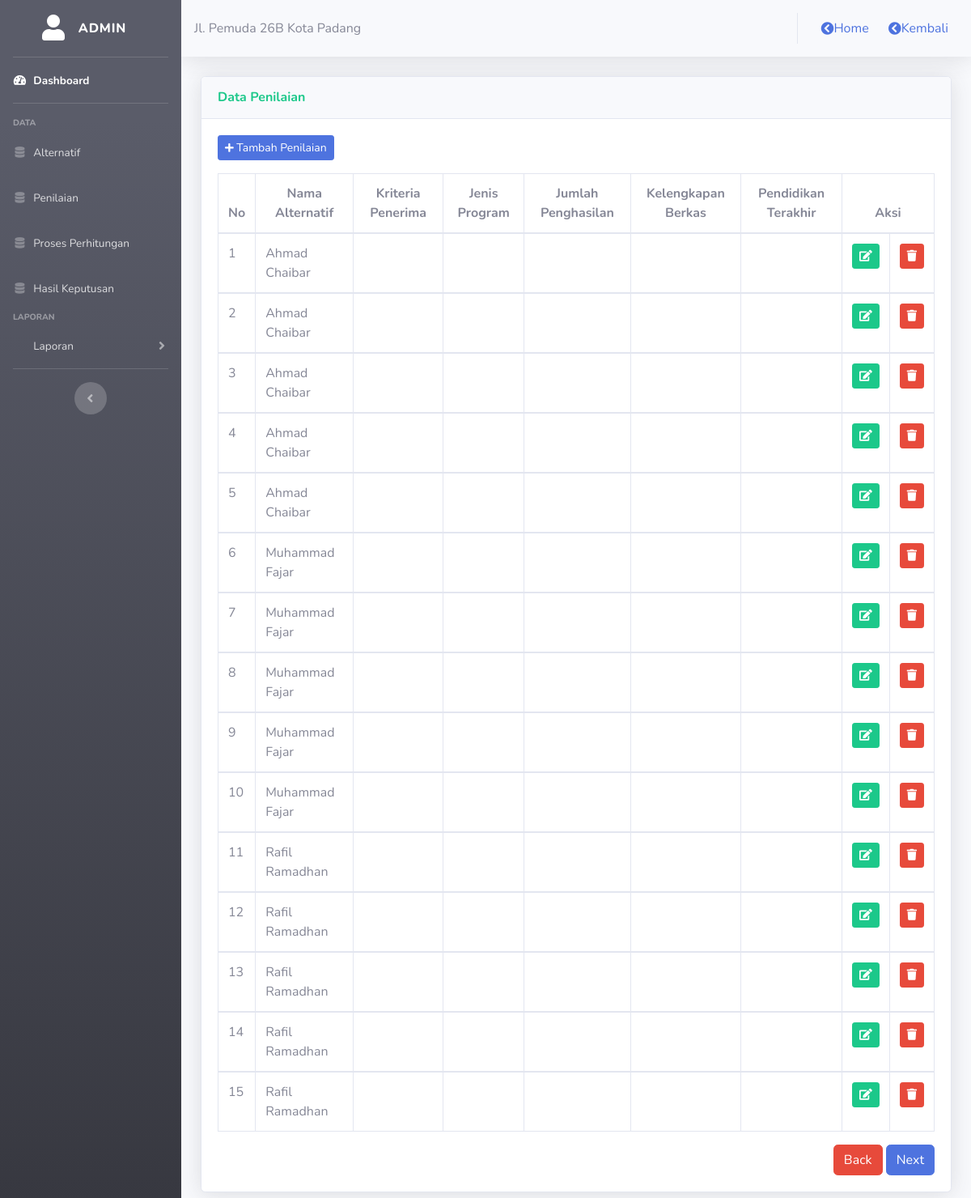
Page /admin/proses/data_penilaian_lama.php?idp=1 (signed in) on the committed database.
### tables this page shows
CREATE TABLE `kriteria` (
  `id_kriteria` int(11) NOT NULL,
  `nama_kriteria` varchar(50) NOT NULL,
  `sifat` enum('Benefit','Cost') NOT NULL,
  `bobot_pref` float NOT NULL
);

CREATE TABLE `penilaian` (
  `id_penilaian` int(11) NOT NULL,
  `id_alternatif` int(11) NOT NULL,
  `id_subkriteria` int(11) NOT NULL,
  `id_periode` int(11) NOT NULL
);

CREATE TABLE `alternatif` (
  `id_alternatif` int(11) NOT NULL,
  `nama_alternatif` varchar(50) NOT NULL,
  `id_periode` int(11) NOT NULL
);

### admin/proses/data_penilaian_lama.php (the view, shortened to what this page needs)
<?php
    include ('style/header.php');
    include ('style/sidebar.php');
    $sqlc1 = mysqli_query($konek,"SELECT nama_kriteria FROM kriteria WHERE id_kriteria = '1'");
    $data1 = mysqli_fetch_array($sqlc1);
    $k1 = $data1[0];
    $sqlc2 = mysqli_query($konek,"SELECT nama_kriteria FROM kriteria WHERE id_kriteria = '2'");
    $data2 = mysqli_fetch_array($sqlc2);
    $k2 = $data2[0];
    $sqlc3 = mysqli_query($konek,"SELECT nama_kriteria FROM kriteria WHERE id_kriteria = '3'");
    $data3 = mysqli_fetch_array($sqlc3);
    $k3 = $data3[0];
    $sqlc4 = mysqli_query($konek,"SELECT nama_kriteria FROM kriteria WHERE id_kriteria = '4'");
    $data4 = mysqli_fetch_array($sqlc4);
    $k4 = $data4[0];
    $sqlc5 = mysqli_query($konek,"SELECT nama_kriteria FROM kriteria WHERE id_kriteria = '5'");
    $data5 = mysqli_fetch_array($sqlc5);
    $k5 = $data5[0];
?>
<div class="container-fluid">
	<div class="card shadow mt-3 mb-3">
		<div class="card-header py-3">
			<h6 class="m-0 font-weight-bold text-success">Data Penilaian</h6>
		</div>
		<div class="card-body">
			<button class="btn btn-sm btn-primary mb-3" data-toggle="modal" data-target="#tambah_pelanggan"><i class="fas fa-plus fa-sm"></i> Tambah Penilaian</button>
			<div class="table-responsive">
			<table class="table table-bordered" width="100%">
				<thead>
					<tr align="center">
						<th>No</th>
						<th>Nama Alternatif</th>
						<th><?php echo $k1; ?></th>
						<th><?php echo $k2; ?></th>
						<th><?php echo $k3; ?></th>
						<th><?php echo $k4; ?></th>
						<th><?php echo $k5; ?></th>
						<th colspan="4">Aksi</th>
					</tr>
				</thead>
				<?php
				include ('../../config/koneksi.php');
				$no = 1;
				$query = mysqli_query($konek,"SELECT * FROM penilaian a LEFT JOIN alternatif b ON a.id_alternatif = b.id_alternatif WHERE a.id_periode = '$idp'");
				while($data = mysqli_fetch_assoc($query)){
				?>
				<tbody>
					<tr>
						<td><?php echo $no++; ?></td>
						<td><?php echo $data['nama_alternatif']; ?></td>
						<td><?php echo $data['c1']; ?></td>
						<td><?php echo $data['c2']; ?></td>
						<td><?php echo $data['c3']; ?></td>
						<td><?php echo $data['c4']; ?></td>
						<td><?php echo $data['c5']; ?></td>
						<td>
							<a href="edit_penilaian.php?id=<?php echo $data['id_alternatif']; ?>&idp=<?php echo $idp; ?>"><i class="btn btn-success btn-sm"><span class="fas fa-edit"></span></i></a>
						</td>
						<td>
							<a href="hapus_penilaian.php?id=<?php echo $data['id_alternatif']; ?>&idp=<?php echo $idp; ?>"><i class="btn btn-danger btn-sm"><span class="fas fa-trash"></span></i></a>
						</td>
					</tr>
				</tbody>
				<?php
				}
				?>
			</table>
			</div>
			<div align="right">
	<a href="data_kriteria.php?&idp=<?php echo $idp; ?>" class="btn btn-danger">Back</a>
	<a href="proses.php?&idp=<?php echo $idp; ?>" class="btn btn-primary">Next</a>
</div>
</div>
		</div>
	</div>
</div>
<?php
    include ('style/footer.php');
?>

### rows in the picture
kriteria: nama_kriteria "Kriteria Penerima"
kriteria: nama_kriteria "Jenis Program"
kriteria: nama_kriteria "Jumlah Penghasilan"
kriteria: nama_kriteria "Kelengkapan Berkas"
kriteria: nama_kriteria "Pendidikan Terakhir"
penilaian: id_alternatif.nama_alternatif "Ahmad Chaibar"
penilaian: id_alternatif.nama_alternatif "Ahmad Chaibar"
penilaian: id_alternatif.nama_alternatif "Ahmad Chaibar"
penilaian: id_alternatif.nama_alternatif "Ahmad Chaibar"
penilaian: id_alternatif.nama_alternatif "Ahmad Chaibar"
penilaian: id_alternatif.nama_alternatif "Muhammad Fajar"
penilaian: id_alternatif.nama_alternatif "Muhammad Fajar"
penilaian: id_alternatif.nama_alternatif "Muhammad Fajar"
penilaian: id_alternatif.nama_alternatif "Muhammad Fajar"
penilaian: id_alternatif.nama_alternatif "Muhammad Fajar"
penilaian: id_alternatif.nama_alternatif "Rafil Ramadhan"
penilaian: id_alternatif.nama_alternatif "Rafil Ramadhan"
penilaian: id_alternatif.nama_alternatif "Rafil Ramadhan"
penilaian: id_alternatif.nama_alternatif "Rafil Ramadhan"
penilaian: id_alternatif.nama_alternatif "Rafil Ramadhan"

### other values in the picture
$_SESSION['username'] "ADMIN"
